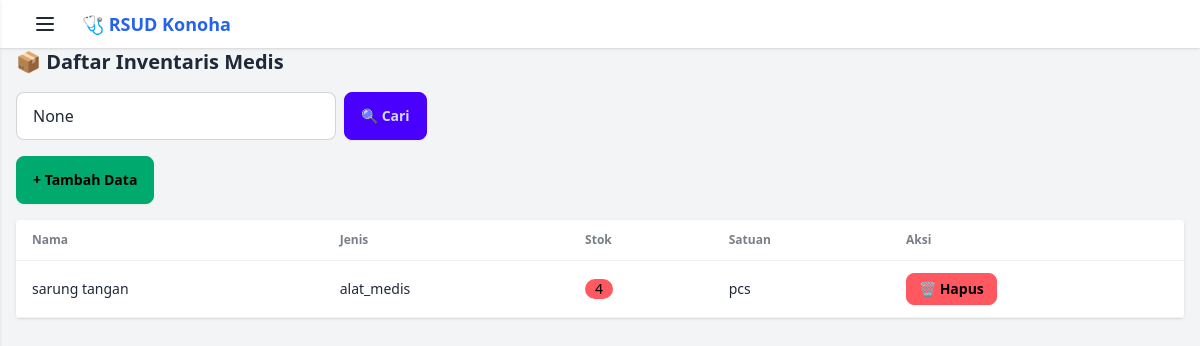
Page /inventaris/ (signed in) on the committed database.
### simrs/models.py (models this page shows, shortened)
class Inventaris(models.Model):
    nama = models.CharField(max_length=100)
    jenis = models.CharField(max_length=50)  # contoh: Obat, Alat Medis, dll
    stok = models.IntegerField()
    satuan = models.CharField(max_length=20)
    keterangan = models.TextField(blank=True, null=True)

### simrs/views.py (the view)
# urls.py: path('inventaris/', views.inventaris_admin, name='inventaris_admin'),
@login_required
def inventaris_admin(request):
    q = request.GET.get('q')
    if q:
        inventaris = Inventaris.objects.filter(Q(nama__icontains=q) | Q(jenis__icontains=q))
    else:
        inventaris = Inventaris.objects.all()
    return render(request, 'simrs/inventaris_admin.html', {'inventaris': inventaris, 'query': q})

### simrs/templates/simrs/inventaris_admin.html (shortened to what this page needs)
{% extends 'simrs/base.html' %}
{% block content %}
<h2 class="text-xl font-bold mb-4">📦 Daftar Inventaris Medis</h2>
<form method="get" class="mb-4 flex gap-2">
  <input type="text" name="q" value="{{ query }}" placeholder="Cari nama atau jenis..." class="input input-bordered w-full max-w-xs">
  <button class="btn btn-primary">🔍 Cari</button>
</form>
<a href="{% url 'tambah_inventaris' %}" class="btn btn-success mb-4">+ Tambah Data</a>
<table class="table w-full bg-white rounded shadow">
  <thead>
    <tr>
      <th>Nama</th>
      <th>Jenis</th>
      <th>Stok</th>
      <th>Satuan</th>
      <th>Aksi</th>
    </tr>
  </thead>
  <tbody>
    {% for i in inventaris %}
    <tr>
      <td>{{ i.nama }}</td>
      <td>{{ i.jenis }}</td>
      <td>
        {% if i.stok <= 5 %}
          <span class="badge badge-error">{{ i.stok }}</span>
        {% else %}
          {{ i.stok }}
        {% endif %}
      </td>
      <td>{{ i.satuan }}</td>
      <td>
        <a href="{% url 'hapus_inventaris' i.id %}" class="btn btn-sm btn-error" onclick="return confirm('Hapus item ini?')">🗑️ Hapus</a>
      </td>
    </tr>
    {% empty %}
    <tr><td colspan="5" class="text-center">Data tidak ditemukan.</td></tr>
    {% endfor %}
  </tbody>
</table>
{% endblock %}

### rows in the picture
Inventaris: nama "sarung tangan", jenis "alat_medis", stok "4", satuan "pcs"
